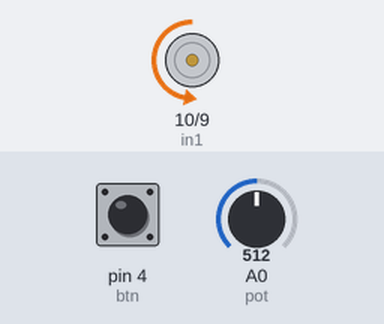
This sketch was run on a simulated Arduino Uno, built with avr-gcc and run on an emulated ATmega328P. On the bench: motor-driver pin pairs drawn as motors (green arrow = first pin HIGH = forward, orange = second pin HIGH = backward, longer = more drive, scaled by the enable pin). The inputs (shaded band) are chosen by the test bench; at power-on: A0 (pot) = 512, pin 4 (btn) HIGH.

Above: at 1.2 s.
1.3 s: A0 (pot) set to 716
At 2.5 s:
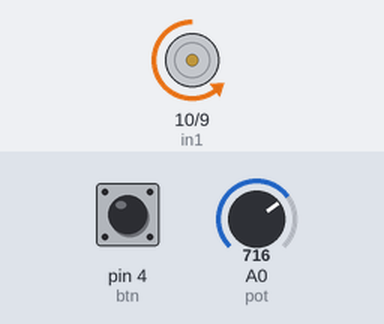
2.8 s: pin 4 (btn) pulled LOW for 0.15 s
At 3.8 s:
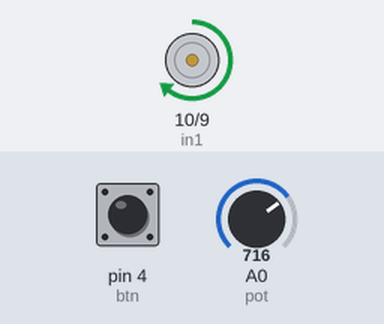
4.5 s: A0 (pot) set to 900
At 4.9 s:
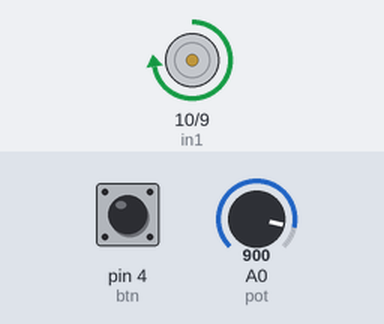
6.0 s: pin 4 (btn) pulled LOW for 1 s
At 7.5 s:
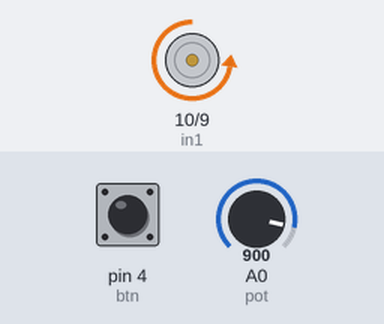
8.5 s: A0 (pot) set to 122
At 9.1 s:
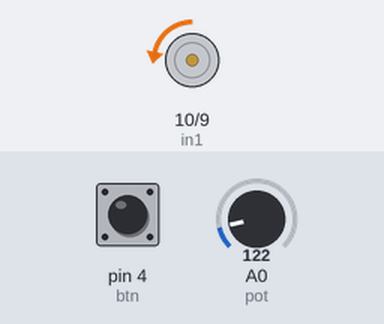
10.0 s: pin 4 (btn) pulled LOW for 0.15 s
At 11.6 s:
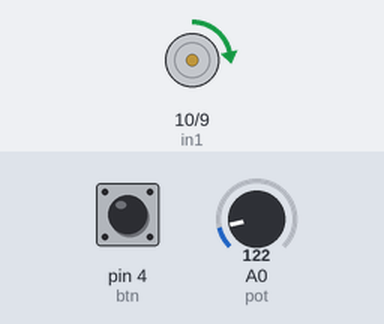
Timing chart, 0 to 12.7 s (numbered marks = the images above; inputs shaded):
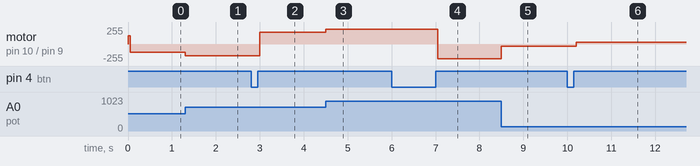

Measured:
- after the input at 1.3 s, motor on pin 10 (in1) / pin 9 (in2): backward 127/255 → backward 178/255 at once
- after the input at 2.8 s, motor on pin 10 (in1) / pin 9 (in2): backward 178/255 → forward 178/255 after 0.20 s
- after the input at 4.5 s, motor on pin 10 (in1) / pin 9 (in2): forward 178/255 → forward 224/255 at once
- after the input at 6.0 s, motor on pin 10 (in1) / pin 9 (in2): forward 224/255 → backward 224/255 after 1.1 s
- after the input at 8.5 s, motor on pin 10 (in1) / pin 9 (in2): backward 224/255 → backward 30/255 at once
- after the input at 10.0 s, motor on pin 10 (in1) / pin 9 (in2): backward 30/255 → forward 30/255 after 0.20 s

The sketch:

example2-MotorDriver.ino
```cpp
const int en1 = 11;
const int in1 = 10;
const int in2 = 9;
const int pot = A0;
const int btn = 4;

unsigned long lastDebounceTime = 0;
unsigned long debounceDelay = 50;

int potVal = 0;
int spd = 0;
int lastButtonState = 0;
bool dir = true;
int buttonState = 0;

void sens(bool s) {
  digitalWrite(in1, s);
  digitalWrite(in2, !s);
}

void setup() {
  pinMode(en1, OUTPUT);
  pinMode(in1, OUTPUT);
  pinMode(in2, OUTPUT);
  pinMode(pot, INPUT);
  pinMode(btn, INPUT_PULLUP);

}

void loop() {
  potVal = analogRead(pot);
  spd = map(potVal, 0, 1023, 0, 255);
  analogWrite(en1, spd);

  int reading = digitalRead(btn);
  if (reading != lastButtonState) {
    lastDebounceTime = millis();
  }

  if ((millis() - lastDebounceTime) > debounceDelay) {
    if (reading != buttonState) {
      buttonState = reading;
      if (buttonState == HIGH) {
        dir = !dir;
      }
    }
  }
  lastButtonState = reading;
  sens(dir);
}
```
